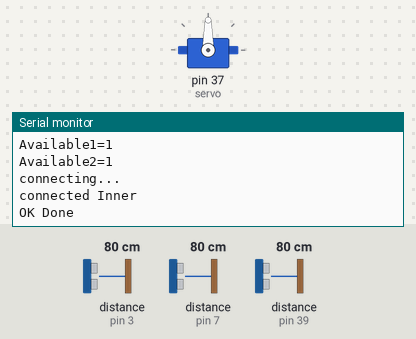
Bench run of a sketch on a simulated Arduino Mega 2560, built with avr-gcc and run on an emulated ATmega2560. On the bench: servo, the last lines printed to the serial monitor. Wiring (inferred from the names in the program): 3 × ultrasonic range finder: trigger pin 2, echo pin 3 / trigger pin 6, echo pin 7 / trigger pin 38, echo pin 39. Inputs (shaded band) come from the test bench; at power-on: distance to the obstacle (sensors on pin 3, pin 7, pin 39) 80 cm. The echo pulse lasts 58.3 µs per cm; WiFi joins after 1.5 s; servers stay silent unless stated; uploads are accepted with an empty reply.

Above: at 2.8 s.
2.9 s: distance to the obstacle (sensor on pin 3) set to 120 cm
At 3.34 s:
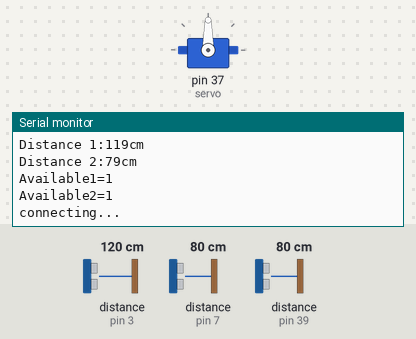
6.3 s: distance to the obstacle (sensor on pin 7) set to 2 cm
At 6.49 s:
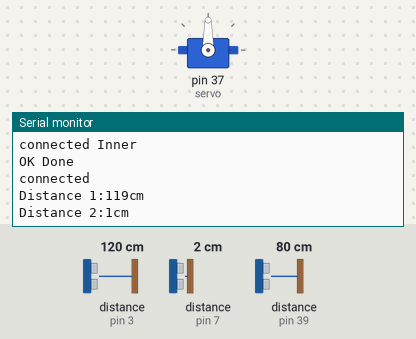
13.1 s: distance to the obstacle (sensor on pin 3) set to 250 cm
At 13.58 s:
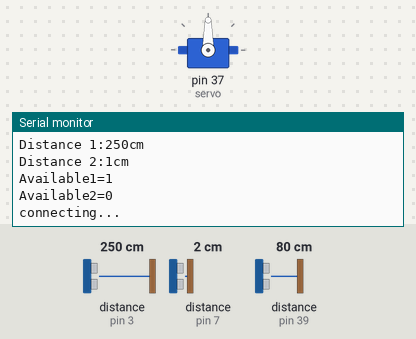
Timing chart, 0 to 16.1 s (numbered marks = the images above; inputs shaded):
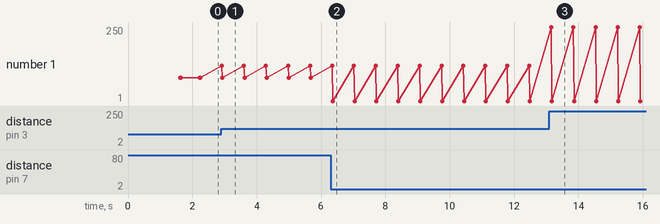

The sketch:

StateFairArduinoCode_dhamo_.ino
```cpp
#include <Ethernet.h>
#include <SPI.h>
#include <Servo.h>

Servo servo;
//declaring variables to get the right data
int available1;
int available2;
int available3;
int available4;
int available5;
//distance for teh ultrasonic sensor
long distance1;
long distance2;
long distance3;
long distance4;
long distance5;
//duration taken for the sensor to transmit ultrasonic waves
long duration1;
long duration2;
long duration3;
long duration4;
long duration5;
//opening the servo for the cars to enter
long servoduration;
long servodistance;
//the output pins for the sensor
#define trig1  2
#define trig2  6/*
#define trig3  30
#define trig4  32
#define trig5  34*/
//the input pins for the sensor

#define echo1  3
#define echo2  7/*
#define echo3  31
#define echo4  33
#define echo5  35*/
//the out and in pins for the sensor
#define servotrig 38
#define servoecho 39
//ethernet datapins
char server[] = "192.168.43.17";
//Static ip if dhcp fail
IPAddress ip(192, 168, 0, 177);

EthernetClient client;
//default computer address
byte mac[]={

  0xDE, 0xAD, 0xBE, 0xEF, 0xFE, 0xED
};
// Set the static IP address to use if the DHCP fails to assign


//int response;

void setup() {
  Serial.begin (9600);
// Ethernet.begin(mac);
 if (Ethernet.begin(mac) == 0) {
    Serial.println("Failed to configure Ethernet using DHCP");
    // try to congifure using IP address instead of DHCP:
    Ethernet.begin(mac, ip);
  }


  delay(100);
  Serial.println("connecting new...");
/* response = client.connect(server, 80);

  if (response) {
    Serial.println("connected");
  } else {
//    // if you didn't get a connection to the server:
    Serial.println("connection failed");
  }*/
  //defining the modes of the pins for the sensor

  pinMode(trig1,OUTPUT);
  pinMode(trig2,OUTPUT);/*
  pinMode(trig3,OUTPUT);
  pinMode(trig4,OUTPUT);
  pinMode(trig5,OUTPUT);*/

  pinMode(echo1,INPUT);
  pinMode(echo2,INPUT);/*
  pinMode(echo3,INPUT);
  pinMode(echo4,INPUT);
  pinMode(echo5,INPUT);*/

  pinMode(servotrig,OUTPUT);
  pinMode(servoecho,INPUT);

  servo.attach(37);
}

void loop() {
  //finding the distance for each of the sensors
  digitalWrite(trig1, LOW);
  delayMicroseconds(2);
  digitalWrite(trig1, HIGH);
  delayMicroseconds(10);
  digitalWrite(trig1, LOW);
  duration1 = pulseIn(echo1, HIGH);
  distance1 = (duration1/2) / 29.1;


  digitalWrite(trig2, LOW);
  delayMicroseconds(2);
  digitalWrite(trig2, HIGH);
  delayMicroseconds(10);
  digitalWrite(trig2, LOW);
  duration2 = pulseIn(echo2, HIGH);
  distance2 = (duration2/2) / 29.1;
/*
  digitalWrite(trig3, LOW);
  delayMicroseconds(2);
  digitalWrite(trig3, HIGH);
  delayMicroseconds(10);
  digitalWrite(trig3, LOW);
  duration3 = pulseIn(echo3, HIGH);
  distance3 = (duration3/2) / 29.1;

  digitalWrite(trig4, LOW);
  delayMicroseconds(2);
  digitalWrite(trig4, HIGH);
  delayMicroseconds(10);
  digitalWrite(trig4, LOW);
  duration4 = pulseIn(echo4, HIGH);
  distance4 = (duration4/2) / 29.1;


  digitalWrite(trig5, LOW);
  delayMicroseconds(2);
  digitalWrite(trig5, HIGH);
  delayMicroseconds(10);
  digitalWrite(trig5, LOW);
  duration5 = pulseIn(echo5, HIGH);
  distance5 = (duration5/2) / 29.1;
*/
  Serial.print("Distance 1:");
  Serial.print(distance1);
  Serial.println("cm");

  Serial.print("Distance 2:");
  Serial.print(distance2);
  Serial.println("cm");
/*
  Serial.print("Distance 3:");
  Serial.print(distance3);
  Serial.println("cm");

  Serial.print("Distance 4:");
  Serial.print(distance4);
  Serial.println("cm");


  Serial.print("Distance 5:");
  Serial.print(distance5);
  Serial.println("cm");
*/
 delay(100);

//getting the actual value required to do the project successfully

  if(distance1<6)
  {
    available1=0;
  }
  else{
    available1 =1;
  }

  if(distance2<6)
  {
    available2=0;
  }
  else{
    available2 =1;
  }
/*
  if(distance3<6)
  {
    available3=0;
  }
  else{
    available3 =1;
  }
 if(distance4<6)
  {
    available4=0;
  }
  else{
    available4 =1;
  }

  if(distance5<6)
  {
    available5=0;
  }
  else{
    available5 =1;
  }

  */
  digitalWrite(servotrig, LOW);
  delayMicroseconds(2);
  digitalWrite(servotrig, HIGH);
  delayMicroseconds(10);
  digitalWrite(servotrig, LOW);
  servoduration = pulseIn(servoecho, HIGH);

    if(servodistance<10)
  {
    servo.write(90);
  }
  else
  {
    servo.write(-90);
  }

//passing the variables to the php page.

    if (!client.connected())
    {
      Serial.print("Available1=");
      Serial.println(available1);
      Serial.print("Available2=");
      Serial.println(available2);/*
      Serial.print("Available3=");
      Serial.println(available3);
      Serial.print("Available4=");
      Serial.println(available4);
      Serial.print("Available5=");
      Serial.println(available5);
   */   client.stop();
     delay(100);
     Serial.println("connecting...");
      if (client.connect(server, 80))
      {
        Serial.println("connected Inner");
        // Make a HTTP request:
        client.print("GET /UpdateAvailability.php?Position=");
        client.print("1");
        client.print("&&");
        client.print("Available=");
        client.print(available1);
       client.println(" HTTP/1.1");
        client.println("Host: 192.168.43.17");
        client.println("Connection: close");
         Serial.println("OK Done");
        client.println();
       client.stop();
       }

      else
      {
        // if you didn't get a connection to the server:
        Serial.println("connection failed");
      }


      if (client.connect(server, 80))
      {
        Serial.println("connected");
        // Make a HTTP request:
        client.print("GET /UpdateAvailability.php?Position=");
        client.print("2");
        client.print("&&");
        client.print("Available=");
        client.print(available2);
        client.println(" HTTP/1.1");
        client.println("Host: 192.168.43.17");
        client.println("Connection: close");
        client.println();
        client.stop();
       }
      else
      {
        // if you didn't get a connection to the server:
        Serial.println("connection failed");
      }
/*
     if (client.connect(server, 80))
      {
        Serial.println("connected");
        // Make a HTTP request:
        client.print("GET /UpdateAvailability.php?Position=");
        client.print("3");
        client.print("&&");
        client.print("Available=");
        client.print(available3);
        client.println(" HTTP/1.1");
        client.println("Host: 192.168.43.17");
        client.println("Connection: close");
        client.println();
        client.stop();
       }
      else
      {
        // if you didn't get a connection to the server:
        Serial.println("connection failed");
      }


     if (client.connect(server, 80))
      {
        Serial.println("connected");
        // Make a HTTP request:
        client.print("GET /UpdateAvailability.php?Position=");
        client.print("4");
        client.print("&&");
        client.print("Available=");
        client.print(available4);
        client.println(" HTTP/1.1");
        client.println("Host: 192.168.43.17");
        client.println("Connection: close");
        client.println();
        client.stop();
       }
      else
      {
        // if you didn't get a connection to the server:
        Serial.println("connection failed");
      }
     if (client.connect(server, 80))
      {
        Serial.println("connected");
        // Make a HTTP request:
        client.print("GET /UpdateAvailability.php?Position=");
        client.print("5");
        client.print("&&");
        client.print("Available=");
        client.print(available5);
        client.println(" HTTP/1.1");
        client.println("Host: 192.168.43.17");
        client.println("Connection: close");
        client.println();
        client.stop();
       }
      else
      {
        // if you didn't get a connection to the server:
        Serial.println("connection failed");
      }
  */
    }
}
```

Measured:
- after the input at 2.9 s, the serial monitor: prints a new line at once (image 1)
- after the input at 6.3 s, the serial monitor: prints a new line after 0.06 s (image 2)
- after the input at 13.1 s, the serial monitor: prints a new line after 0.06 s (image 3)
